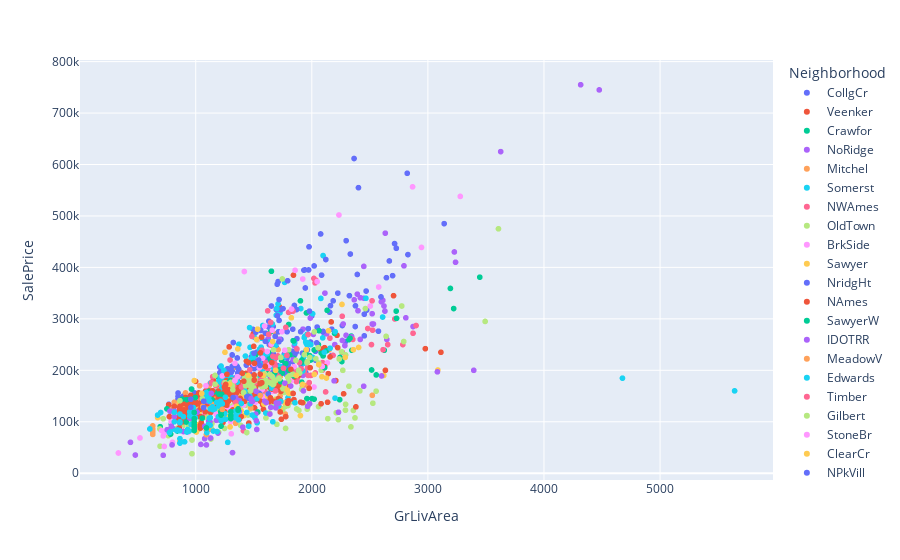

Write notebook code for a chart like this one.
### Markdown cell above
5.5. Постройте диаграмму рассеяния с помощью Plotly express, в которой по оси ОХ GrLivArea, по оси ОУ SalePrice, цвет - Neighborhood и при наведении на точку чтоб выводилась дополнительная информация об id объекта.

### Code cell
fig = px.scatter(df_train
                , x=df_train.GrLivArea
                , y=df_train.SalePrice
                , color='Neighborhood'
                , hover_data=['Id', 'SaleType']
                )
fig.show()

### Figure 1 — Plotly figure (JSON) as saved in the notebook; plotly's stock layout.template omitted (floating-point values rounded to 4 significant figures; data arrays with more than 128 entries replaced by an {"elided": "..."} marker saying what was removed)
{"data": [{"customdata": {"elided": "150x2 mixed values"}, "hovertemplate": "Neighborhood=CollgCr<br>GrLivArea=%{x}<br>SalePrice=%{y}<br>Id=%{customdata[0]}<br>SaleType=%{customdata[1]}<extra></extra>", "legendgroup": "CollgCr", "marker": {"color": "#636efa", "symbol": "circle"}, "mode": "markers", "name": "CollgCr", "showlegend": true, "type": "scattergl", "x": {"elided": "150 int values"}, "xaxis": "x", "y": {"elided": "150 int values"}, "yaxis": "y"}, {"customdata": [[2, "WD"], [54, "WD"], [161, "WD"], [327, "Con"], [401, "WD"], [673, "WD"], [765, "WD"], [850, "WD"], [1156, "WD"], [1165, "WD"], [1254, "WD"]], "hovertemplate": "Neighborhood=Veenker<br>GrLivArea=%{x}<br>SalePrice=%{y}<br>Id=%{customdata[0]}<br>SaleType=%{customdata[1]}<extra></extra>", "legendgroup": "Veenker", "marker": {"color": "#EF553B", "symbol": "circle"}, "mode": "markers", "name": "Veenker", "showlegend": true, "type": "scattergl", "x": [1262, 1842, 1232, 1719, 1288, 1208, 1494, 1855, 1437, 1432, 2167], "xaxis": "x", "y": [181500, 385000, 162500, 324000, 245500, 165000, 270000, 187000, 218000, 194000, 294000], "yaxis": "y"}, {"customdata": [[4, "WD"], [93, "WD"], [114, "COD"], [115, "WD"], [182, "WD"], [191, "WD"], [219, "WD"], [252, "WD"], [300, "WD"], [301, "WD"], [408, "WD"], [418, "WD"], [439, "WD"], [464, "WD"], [504, "WD"], [515, "WD"], [520, "WD"], [530, "WD"], [599, "WD"], [609, "WD"], [658, "WD"], [670, "WD"], [674, "WD"], [727, "WD"], [853, "WD"], [861, "WD"], [908, "WD"], [914, "WD"], [956, "WD"], [967, "WD"], [1013, "WD"], [1035, "WD"], [1060, "WD"], [1076, "CWD"], [1148, "WD"], [1153, "WD"], [1162, "WD"], [1175, "WD"], [1179, "WD"], [1182, "New"], [1236, "WD"], [1245, "WD"], [1269, "WD"], [1275, "WD"], [1302, "WD"], [1311, "WD"], [1344, "WD"], [1406, "WD"], [1420, "WD"], [1441, "WD"], [1458, "WD"]], "hovertemplate": "Neighborhood=Crawfor<br>GrLivArea=%{x}<br>SalePrice=%{y}<br>Id=%{customdata[0]}<br>SaleType=%{customdata[1]}<extra></extra>", "legendgroup": "Crawfor", "marker": {"color": "#00cc96", "symbol": "circle"}, "mode": "markers", "name": "Crawfor", "showlegend": true, "type": "scattergl", "x": [1717, 964, 2259, 2320, 1802, 2727, 1954, 1625, 1152, 1336, 1680, 2624, 694, 1660, 1801, 789, 2080, 2515, 1647, 3194, 1502, 1180, 1839, 1680, 1646, 1426, 2057, 2002, 1958, 1308, 1502, 954, 1991, 1740, 1564, 1811, 1640, 2345, 1343, 1652, 1784, 1517, 3447, 1250, 1494, 1902, 1913, 1646, 1844, 2555, 2340], "xaxis": "x", "y": [140000, 163500, 217000, 259500, 200100, 315000, 311500, 235000, 158500, 157000, 177000, 239000, 90350, 188700, 289000, 96500, 234000, 200624, 217500, 359100, 149000, 137500, 257500, 222000, 164000, 189950, 250000, 145000, 145000, 160000, 165000, 119750, 220000, 219500, 174500, 230000, 224000, 239000, 154900, 392500, 138887, 230000, 381000, 139000, 177500, 335000, 177000, 275000, 223000, 191000, 266500], "yaxis": "y"}, {"customdata": [[5, "WD"], [86, "WD"], [227, "WD"], [232, "WD"], [273, "WD"], [319, "WD"], [360, "WD"], [404, "WD"], [424, "WD"], [497, "WD"], [518, "WD"], [525, "WD"], [542, "WD"], [565, "WD"], [655, "WD"], [662, "WD"], [685, "WD"], [692, "WD"], [719, "WD"], [749, "WD"], [760, "WD"], [764, "WD"], [793, "WD"], [982, "WD"], [991, "WD"], [1033, "WD"], [1058, "WD"], [1106, "WD"], [1170, "WD"], [1176, "WD"], [1183, "WD"], [1188, "WD"], [1257, "WD"], [1303, "WD"], [1313, "WD"], [1314, "WD"], [1323, "WD"], [1354, "WD"], [1374, "WD"], [1418, "WD"], [1427, "WD"]], "hovertemplate": "Neighborhood=NoRidge<br>GrLivArea=%{x}<br>SalePrice=%{y}<br>Id=%{customdata[0]}<br>SaleType=%{customdata[1]}<extra></extra>", "legendgroup": "NoRidge", "marker": {"color": "#ab63fa", "symbol": "circle"}, "mode": "markers", "name": "NoRidge", "showlegend": true, "type": "scattergl", "x": [2198, 2417, 2520, 2794, 2270, 2646, 1924, 2263, 2630, 3228, 2344, 2398, 2285, 2295, 2113, 2448, 1839, 4316, 2418, 1720, 2531, 2365, 2013, 2612, 2392, 2520, 1850, 2622, 3627, 2872, 4476, 1624, 1987, 2526, 2810, 2599, 1923, 3238, 2633, 2450, 2127], "xaxis": "x", "y": [250000, 260000, 290000, 403000, 290000, 260000, 280000, 258000, 315000, 430000, 265000, 315750, 248000, 268000, 350000, 402000, 221000, 755000, 341000, 260400, 290000, 337000, 269790, 336000, 348000, 310000, 248000, 325000, 625000, 285000, 745000, 262000, 301500, 290000, 302000, 333168, 190000, 410000, 466500, 340000, 271000], "yaxis": "y"}, {"customdata": [[6, "WD"], [47, "WD"], [72, "WD"], [82, "WD"], [138, "WD"], [187, "WD"], [202, "WD"], [275, "WD"], [277, "WD"], [296, "WD"], [361, "WD"], [392, "WD"], [421, "WD"], [423, "WD"], [455, "WD"], [484, "WD"], [514, "WD"], [548, "WD"], [562, "WD"], [593, "WD"], [614, "New"], [768, "WD"], [776, "WD"], [780, "WD"], [784, "WD"], [792, "WD"], [818, "WD"], [877, "WD"], [909, "WD"], [941, "WD"], [944, "WD"], [954, "WD"], [985, "COD"], [1009, "WD"], [1049, "WD"], [1132, "Oth"], [1139, "WD"], [1171, "WD"], [1177, "WD"], [1191, "WD"], [1194, "WD"], [1248, "WD"], [1253, "WD"], [1284, "WD"], [1328, "WD"], [1408, "WD"], [1435, "WD"], [1447, "WD"], [1454, "WD"]], "hovertemplate": "Neighborhood=Mitchel<br>GrLivArea=%{x}<br>SalePrice=%{y}<br>Id=%{customdata[0]}<br>SaleType=%{customdata[1]}<extra></extra>", "legendgroup": "Mitchel", "marker": {"color": "#FFA15A", "symbol": "circle"}, "mode": "markers", "name": "Mitchel", "showlegend": true, "type": "scattergl", "x": [1362, 2149, 845, 1337, 1959, 1217, 1279, 816, 1560, 1003, 912, 1961, 1344, 988, 1728, 1216, 1080, 768, 1389, 816, 1120, 1750, 1204, 1004, 1110, 1062, 1689, 1040, 902, 1728, 1632, 1968, 1734, 1710, 1771, 974, 1567, 1118, 923, 1622, 1224, 1034, 874, 1824, 816, 833, 1126, 1188, 1140], "xaxis": "x", "y": [143000, 239686, 129500, 153500, 171000, 173000, 171500, 124500, 201000, 142500, 156000, 215000, 206300, 113000, 188000, 164000, 134000, 129500, 170000, 138000, 147000, 160000, 162000, 135000, 165500, 146800, 271000, 132250, 131000, 150900, 143000, 172000, 126000, 240000, 115000, 93500, 196000, 171000, 119500, 168000, 165000, 169900, 130000, 139000, 130500, 112000, 160000, 157900, 84500], "yaxis": "y"}, {"customdata": {"elided": "86x2 mixed values"}, "hovertemplate": "Neighborhood=Somerst<br>GrLivArea=%{x}<br>SalePrice=%{y}<br>Id=%{customdata[0]}<br>SaleType=%{customdata[1]}<extra></extra>", "legendgroup": "Somerst", "marker": {"color": "#19d3f3", "symbol": "circle"}, "mode": "markers", "name": "Somerst", "showlegend": true, "type": "scattergl", "x": [1694, 1656, 1739, 1563, 1224, 1992, 1458, 1947, 1525, 1726, 1852, 1566, 1728, 1939, 1262, 1468, 1250, 1950, 1959, 2466, 1301, 1550, 2078, 1478, 1590, 1935, 1768, 1218, 1266, 2094, 1392, 1200, 1512, 1929, 1766, 1665, 2097, 1761, 1102, 1391, 1471, 1501, 1547, 1506, 1496, 1428, 1489, 1223, 1200, 1372, 2610, 1709, 1636, 1224, 1905, 1971, 1416, 1428, 1382, 1241, 1576, 1574, 1953, 1247, 1252, 1580, 1250, 1441, 1660, 1314, 1933, 1689, 1553, 1452, 1616, 1352, 1795, 1588, 1573, 1200, 1674, 1958, 1464, 2007, 1578, 1221], "xaxis": "x", "y": [307000, 249700, 172500, 245000, 164500, 250000, 176000, 254900, 177000, 311872, 252678, 262500, 207500, 266000, 185000, 244600, 164700, 239000, 270000, 340000, 187750, 241000, 339750, 222000, 210000, 263435, 226700, 208300, 176000, 263000, 146000, 151000, 168500, 226000, 370878, 205950, 423000, 227875, 148800, 196000, 172500, 179400, 215200, 264132, 225000, 227680, 232600, 147400, 151000, 250580, 303477, 328900, 255000, 173733, 320000, 253000, 155000, 182000, 165000, 199900, 197000, 232000, 252000, 197000, 160000, 235128, 171900, 174000, 290000, 229456, 214000, 248328, 186500, 183900, 232000, 208900, 147000, 227000, 177500, 144152, 216000, 250000, 282922, 310000, 287090, 185000], "yaxis": "y"}, {"customdata": {"elided": "73x2 mixed values"}, "hovertemplate": "Neighborhood=NWAmes<br>GrLivArea=%{x}<br>SalePrice=%{y}<br>Id=%{customdata[0]}<br>SaleType=%{customdata[1]}<extra></extra>", "legendgroup": "NWAmes", "marker": {"color": "#FF6692", "symbol": "circle"}, "mode": "markers", "name": "NWAmes", "showlegend": true, "type": "scattergl", "x": [2090, 1610, 1844, 1586, 1682, 1993, 1552, 1872, 1422, 2263, 1743, 2353, 1472, 1621, 1574, 1602, 1242, 1969, 1484, 2119, 1680, 2183, 1032, 2614, 1790, 1411, 1620, 1935, 1164, 1350, 1178, 2715, 1714, 1342, 1309, 1370, 2654, 1686, 1126, 1978, 1381, 2872, 2030, 1442, 1680, 1665, 1632, 2524, 1523, 1556, 1258, 1601, 1964, 1868, 1876, 1074, 1173, 1868, 1489, 1395, 1724, 1328, 1664, 1334, 1656, 2156, 1920, 2784, 2093, 1416, 1440, 1725, 2073], "xaxis": "x", "y": [200000, 205000, 190000, 181000, 174000, 190000, 179900, 241500, 175500, 235000, 175000, 260000, 187500, 202500, 190000, 215000, 175500, 190000, 175000, 158000, 213250, 229000, 148000, 240000, 165150, 82500, 152000, 197900, 140000, 165000, 157000, 299800, 196500, 161500, 181000, 152000, 250000, 207500, 175000, 176000, 197500, 272000, 195000, 185000, 136905, 227000, 173000, 278000, 180000, 154000, 145000, 157000, 205000, 197500, 185000, 153500, 170000, 178000, 185750, 162000, 197900, 143000, 162900, 167900, 135000, 262500, 170000, 250000, 215000, 179900, 182900, 197000, 210000], "yaxis": "y"}, {"customdata": {"elided": "113x2 mixed values"}, "hovertemplate": "Neighborhood=OldTown<br>GrLivArea=%{x}<br>SalePrice=%{y}<br>Id=%{customdata[0]}<br>SaleType=%{customdata[1]}<extra></extra>", "legendgroup": "OldTown", "marker": {"color": "#B6E880", "symbol": "circle"}, "mode": "markers", "name": "OldTown", "showlegend": true, "type": "scattergl", "x": [1774, 1452, 1710, 747, 1605, 1230, 2291, 1047, 789, 840, 1200, 882, 1616, 1382, 968, 2082, 3608, 1656, 2229, 1310, 1284, 1328, 866, 1440, 1928, 882, 1316, 764, 3493, 1118, 1641, 1163, 720, 1034, 1028, 1389, 1198, 1118, 1183, 813, 1344, 1666, 1131, 1826, 2414, 886, 1960, 1378, 1294, 825, 928, 1795, 2775, 1368, 1750, 1056, 1387, 1774, 792, 1073, 1812, 2554, 1768, 1432, 2640, 1140, 1484, 1652, 901, 2138, 936, 1559, 1539, 1416, 1131, 1869, 968, 1635, 1742, 691, 1022, 1248, 2337, 1103, 1466, 833, 936, 2210, 1111, 1482, 1224, 1130, 1699, 1472, 1690, 2058, 1889, 2372, 1122, 2792, 693, 960, 2358, 1374, 1762, 2526, 1912, 1214, 1363, 2290, 804, 968, 1236], "xaxis": "x", "y": [129900, 113000, 140000, 80000, 107400, 110000, 133900, 100000, 115000, 87000, 125000, 103200, 152000, 128500, 100000, 200000, 475000, 135000, 104000, 112000, 110000, 107000, 110500, 79000, 137000, 97000, 130000, 73000, 295000, 119900, 178000, 126175, 105900, 109000, 115000, 135000, 79900, 116000, 120000, 110000, 98000, 161000, 89471, 155000, 160000, 91300, 124500, 161000, 106250, 125000, 112500, 131500, 325000, 114504, 124000, 144000, 93000, 87000, 109500, 108480, 140000, 159500, 163000, 132000, 265979, 96500, 128000, 139000, 107900, 106000, 93000, 153500, 157500, 153900, 66500, 124900, 37900, 117000, 168000, 86000, 85000, 87000, 90000, 110500, 170000, 117000, 140000, 117500, 116900, 143000, 115000, 120000, 95000, 125000, 144000, 129500, 122000, 107500, 147000, 256000, 52500, 108500, 122000, 105000, 157000, 136000, 163000, 105000, 125500, 122500, 119000, 64500, 149700], "yaxis": "y"}, {"customdata": [[10, "WD"], [16, "WD"], [30, "WD"], [52, "WD"], [78, "WD"], [147, "WD"], [150, "WD"], [185, "WD"], [251, "WD"], [276, "WD"], [290, "WD"], [329, "WD"], [346, "WD"], [362, "WD"], [394, "WD"], [438, "WD"], [443, "WD"], [460, "WD"], [498, "WD"], [523, "WD"], [532, "WD"], [534, "WD"], [547, "WD"], [556, "WD"], [585, "WD"], [587, "WD"], [590, "WD"], [637, "ConLw"], [695, "WD"], [697, "WD"], [711, "WD"], [714, "WD"], [762, "WD"], [808, "WD"], [827, "WD"], [913, "WD"], [936, "WD"], [961, "WD"], [975, "WD"], [977, "WD"], [996, "WD"], [1099, "WD"], [1136, "WD"], [1140, "WD"], [1146, "WD"], [1203, "WD"], [1219, "WD"], [1256, "WD"], [1264, "WD"], [1286, "WD"], [1322, "WD"], [1324, "WD"], [1353, "WD"], [1390, "WD"], [1398, "WD"], [1401, "WD"], [1415, "WD"], [1444, "WD"]], "hovertemplate": "Neighborhood=BrkSide<br>GrLivArea=%{x}<br>SalePrice=%{y}<br>Id=%{customdata[0]}<br>SaleType=%{customdata[1]}<extra></extra>", "legendgroup": "BrkSide", "marker": {"color": "#FF97FF", "symbol": "circle"}, "mode": "markers", "name": "BrkSide", "showlegend": true, "type": "scattergl", "x": [1077, 854, 520, 1176, 1285, 875, 1344, 1252, 1306, 1548, 1396, 2134, 1577, 1505, 788, 904, 1573, 1203, 1820, 1664, 1362, 334, 1635, 1048, 1573, 838, 935, 800, 1539, 616, 729, 960, 1301, 1576, 784, 1015, 747, 858, 2019, 869, 1230, 1324, 986, 1167, 1576, 1348, 912, 1367, 1824, 1412, 720, 708, 1176, 1218, 1513, 1158, 1848, 952], "xaxis": "x", "y": [118000, 132000, 68500, 114500, 127000, 105000, 115000, 127000, 76500, 205000, 153575, 214500, 140200, 145000, 100000, 119000, 162900, 110000, 184000, 159000, 128000, 39300, 210000, 113000, 133000, 130000, 79500, 60000, 141500, 89000, 52000, 129000, 100000, 223500, 109500, 88000, 79900, 116500, 167500, 85500, 121600, 128000, 102000, 144000, 149000, 117000, 80500, 127500, 180500, 132500, 72500, 82500, 134900, 131000, 137500, 120000, 207000, 121000], "yaxis": "y"}, {"customdata": {"elided": "74x2 mixed values"}, "hovertemplate": "Neighborhood=Sawyer<br>GrLivArea=%{x}<br>SalePrice=%{y}<br>Id=%{customdata[0]}<br>SaleType=%{customdata[1]}<extra></extra>", "legendgroup": "Sawyer", "marker": {"color": "#FECB52", "symbol": "circle"}, "mode": "markers", "name": "Sawyer", "showlegend": true, "type": "scattergl", "x": [1040, 912, 1296, 1060, 1228, 955, 1768, 1092, 1721, 1728, 1920, 1696, 912, 1212, 900, 672, 1620, 1400, 864, 970, 999, 899, 1159, 1392, 1320, 860, 1029, 980, 1437, 988, 894, 904, 1479, 1144, 948, 912, 1464, 1386, 858, 894, 1285, 1067, 1701, 1779, 1040, 1039, 1120, 1155, 1683, 1068, 1383, 1236, 902, 1057, 1121, 1271, 1803, 1040, 894, 1601, 1020, 1006, 894, 1258, 1352, 1382, 960, 894, 1902, 1211, 2620, 935, 1416, 913], "xaxis": "x", "y": [129500, 144000, 90000, 154000, 149350, 127000, 136500, 139000, 180000, 125000, 172500, 143900, 125000, 151000, 122000, 108000, 150000, 149500, 62383, 132500, 132500, 130000, 158000, 121500, 164500, 137000, 118500, 135000, 168000, 128500, 138500, 109900, 130500, 131400, 108000, 142000, 175000, 158900, 134900, 142500, 143500, 128000, 171000, 170000, 127000, 131500, 129000, 148000, 172500, 154500, 165000, 135000, 125500, 132000, 139000, 135000, 155000, 133000, 130000, 140000, 94000, 80000, 129000, 108959, 158000, 148000, 145000, 125000, 112000, 134000, 190000, 137000, 112000, 129000], "yaxis": "y"}, {"customdata": {"elided": "77x2 mixed values"}, "hovertemplate": "Neighborhood=NridgHt<br>GrLivArea=%{x}<br>SalePrice=%{y}<br>Id=%{customdata[0]}<br>SaleType=%{customdata[1]}<extra></extra>", "legendgroup": "NridgHt", "marker": {"color": "#636efa", "symbol": "circle"}, "mode": "markers", "name": "NridgHt", "showlegend": true, "type": "scattergl", "x": [2324, 2376, 1600, 1704, 1561, 2452, 1752, 1370, 2473, 1710, 2668, 1541, 2161, 1713, 2392, 1694, 2121, 1314, 1944, 2596, 2468, 1629, 1358, 1684, 1626, 2728, 1869, 2332, 2172, 2402, 1634, 1976, 2643, 1850, 1792, 1368, 2020, 2713, 1717, 2046, 1535, 2042, 2296, 1904, 1828, 1554, 1518, 1362, 1324, 2098, 1973, 3140, 2822, 1358, 2084, 2224, 2364, 2374, 1626, 1940, 1718, 1306, 1364, 2184, 1836, 1734, 1314, 1502, 1702, 1626, 2076, 1405, 1970, 1652, 1368, 1980, 1932], "xaxis": "x", "y": [345000, 325300, 256300, 306000, 277500, 309000, 319900, 202500, 317000, 372402, 412500, 220000, 325624, 274900, 386250, 318000, 415298, 207500, 360000, 342643, 354000, 284000, 207000, 266000, 154000, 437154, 318061, 426000, 280000, 555000, 250000, 440000, 380000, 326000, 374000, 202665, 402861, 446261, 255500, 284000, 214000, 253293, 451950, 275000, 314813, 209500, 274000, 194700, 254000, 275500, 395000, 485000, 582933, 224000, 385000, 350000, 611657, 285000, 173000, 395192, 337500, 196000, 185850, 335000, 280000, 318000, 230000, 233170, 367294, 175500, 465000, 171750, 281000, 325000, 202500, 315000, 394617], "yaxis": "y"}, {"customdata": {"elided": "225x2 mixed values"}, "hovertemplate": "Neighborhood=NAmes<br>GrLivArea=%{x}<br>SalePrice=%{y}<br>Id=%{customdata[0]}<br>SaleType=%{customdata[1]}<extra></extra>", "legendgroup": "NAmes", "marker": {"color": "#EF553B", "symbol": "circle"}, "mode": "markers", "name": "NAmes", "showlegend": true, "type": "scattergl", "x": {"elided": "225 int values"}, "xaxis": "x", "y": {"elided": "225 int values"}, "yaxis": "y"}, {"customdata": [[19, "WD"], [43, "WD"], [61, "New"], [102, "WD"], [103, "WD"], [119, "WD"], [124, "WD"], [149, "WD"], [189, "WD"], [209, "WD"], [238, "WD"], [244, "WD"], [245, "WD"], [253, "WD"], [281, "WD"], [285, "WD"], [307, "WD"], [323, "WD"], [342, "WD"], [373, "WD"], [384, "WD"], [415, "WD"], [427, "WD"], [470, "WD"], [507, "WD"], [569, "WD"], [603, "WD"], [668, "WD"], [681, "WD"], [743, "WD"], [779, "WD"], [782, "WD"], [788, "WD"], [796, "WD"], [828, "WD"], [847, "WD"], [863, "WD"], [870, "WD"], [895, "WD"], [898, "WD"], [919, "WD"], [921, "WD"], [924, "WD"], [937, "WD"], [952, "WD"], [973, "WD"], [1044, "WD"], [1086, "WD"], [1107, "WD"], [1134, "WD"], [1147, "WD"], [1206, "WD"], [1207, "WD"], [1211, "WD"], [1239, "WD"], [1310, "WD"], [1342, "WD"], [1349, "WD"], [1414, "COD"]], "hovertemplate": "Neighborhood=SawyerW<br>GrLivArea=%{x}<br>SalePrice=%{y}<br>Id=%{customdata[0]}<br>SaleType=%{customdata[1]}<extra></extra>", "legendgroup": "SawyerW", "marker": {"color": "#00cc96", "symbol": "circle"}, "mode": "markers", "name": "SawyerW", "showlegend": true, "type": "scattergl", "x": [1114, 884, 1158, 1732, 1535, 3222, 1199, 1080, 1224, 2062, 1744, 1217, 2110, 1640, 1982, 1575, 2243, 2730, 841, 752, 784, 2097, 1644, 1710, 1911, 2132, 1915, 1679, 923, 1349, 2020, 1603, 2084, 1564, 1434, 1775, 1097, 1949, 1535, 2240, 2127, 1721, 1617, 1200, 965, 918, 2329, 996, 1442, 2020, 1298, 2196, 1056, 1845, 1141, 1294, 1114, 1494, 1844], "xaxis": "x", "y": [159000, 144000, 158000, 178000, 118964, 320000, 153900, 141000, 153337, 277000, 194500, 120000, 205000, 173000, 228500, 179200, 225000, 301000, 82000, 125000, 76000, 228000, 275000, 187000, 215000, 316600, 220000, 193500, 143000, 179000, 144000, 175900, 233000, 171000, 189000, 213000, 152000, 236000, 118858, 142953, 238000, 201000, 193000, 184900, 119900, 99500, 262280, 147000, 179900, 239500, 180000, 271900, 107000, 189000, 142500, 179200, 155000, 215000, 257000], "yaxis": "y"}, {"customdata": [[22, "WD"], [31, "WD"], [53, "WD"], [62, "WD"], [89, "ConLD"], [105, "WD"], [109, "WD"], [122, "WD"], [126, "WD"], [269, "WD"], [297, "WD"], [308, "WD"], [326, "WD"], [330, "WD"], [366, "WD"], [399, "WD"], [449, "WD"], [496, "WD"], [558, "COD"], [602, "WD"], [654, "WD"], [706, "WD"], [712, "WD"], [730, "WD"], [802, "WD"], [813, "WD"], [897, "WD"], [917, "WD"], [999, "WD"], [1062, "ConLD"], [1097, "WD"], [1121, "WD"], [1154, "WD"], [1280, "COD"], [1326, "WD"], [1334, "WD"], [1386, "WD"]], "hovertemplate": "Neighborhood=IDOTRR<br>GrLivArea=%{x}<br>SalePrice=%{y}<br>Id=%{customdata[0]}<br>SaleType=%{customdata[1]}<extra></extra>", "legendgroup": "IDOTRR", "marker": {"color": "#ab63fa", "symbol": "circle"}, "mode": "markers", "name": "IDOTRR", "showlegend": true, "type": "scattergl", "x": [1108, 1317, 816, 1111, 1526, 1818, 1517, 1123, 754, 778, 1558, 1406, 803, 1192, 1344, 1077, 1376, 720, 1336, 1375, 1469, 1092, 1178, 1208, 1196, 1044, 951, 480, 1077, 894, 1355, 1012, 816, 1128, 796, 1360, 1154], "xaxis": "x", "y": [139400, 40000, 110000, 101000, 85000, 169500, 115000, 100000, 84500, 120500, 152000, 89500, 87000, 78000, 147000, 67000, 119500, 34900, 108000, 141000, 135000, 55000, 102776, 103000, 109900, 55993, 106500, 35311, 91000, 81000, 127000, 118400, 120500, 68400, 55000, 125500, 125500], "yaxis": "y"}, {"customdata": [[24, "WD"], [76, "WD"], [345, "WD"], [358, "WD"], [435, "WD"], [490, "WD"], [491, "WD"], [615, "WD"], [650, "WD"], [916, "WD"], [1008, "WD"], [1039, "WD"], [1040, "WD"], [1069, "WD"], [1087, "WD"], [1368, "WD"], [1450, "WD"]], "hovertemplate": "Neighborhood=MeadowV<br>GrLivArea=%{x}<br>SalePrice=%{y}<br>Id=%{customdata[0]}<br>SaleType=%{customdata[1]}<extra></extra>", "legendgroup": "MeadowV", "marker": {"color": "#FFA15A", "symbol": "circle"}, "mode": "markers", "name": "MeadowV", "showlegend": true, "type": "scattergl", "x": [1060, 988, 1112, 1142, 630, 630, 1304, 630, 630, 1092, 1092, 1344, 630, 2521, 1092, 1475, 630], "xaxis": "x", "y": [129900, 91000, 85000, 134000, 81000, 86000, 115000, 75500, 84500, 75000, 88000, 97000, 80000, 151400, 83500, 127000, 92000], "yaxis": "y"}, {"customdata": {"elided": "100x2 mixed values"}, "hovertemplate": "Neighborhood=Edwards<br>GrLivArea=%{x}<br>SalePrice=%{y}<br>Id=%{customdata[0]}<br>SaleType=%{customdata[1]}<extra></extra>", "legendgroup": "Edwards", "marker": {"color": "#19d3f3", "symbol": "circle"}, "mode": "markers", "name": "Edwards", "showlegend": true, "type": "scattergl", "x": [1152, 960, 835, 1855, 1125, 1709, 1096, 1355, 2158, 1340, 1709, 1121, 864, 1212, 1487, 1113, 1716, 861, 1111, 1922, 904, 1184, 1125, 1367, 1144, 1276, 1134, 1196, 1440, 1689, 1072, 1214, 4676, 605, 1347, 1126, 996, 1674, 816, 2008, 864, 796, 1094, 1510, 1486, 1181, 1369, 1148, 1470, 1698, 1200, 1529, 1220, 1117, 1250, 1200, 1090, 1393, 1229, 2200, 1440, 980, 894, 1164, 944, 1664, 1132, 845, 1733, 930, 1526, 1456, 1426, 1709, 960, 698, 924, 1466, 2108, 1124, 1221, 672, 1656, 864, 1357, 864, 1072, 5642, 1708, 948, 948, 774, 816, 1604, 864, 1258, 2201, 1346, 1072, 1256], "xaxis": "x", "y": [82000, 94750, 83000, 136900, 155000, 130000, 79000, 127500, 243000, 120000, 130000, 140000, 98000, 186000, 113000, 148000, 131000, 82500, 95000, 198500, 61000, 81000, 125000, 119000, 129000, 60000, 126000, 110000, 118000, 127500, 148000, 140000, 184750, 86000, 107500, 108000, 108000, 185000, 118500, 225000, 67000, 85000, 155000, 108000, 167000, 137500, 103600, 123500, 135000, 320000, 179000, 98000, 102000, 107000, 116000, 130500, 157000, 135500, 135000, 145900, 150000, 127500, 110000, 125000, 82000, 100000, 176000, 84000, 139600, 84900, 144500, 91500, 159500, 137500, 112000, 118000, 80000, 149900, 235000, 93000, 104900, 113000, 165400, 99900, 177000, 115000, 140000, 160000, 130000, 119000, 111000, 79000, 100000, 117000, 58500, 105000, 274970, 112000, 145000, 147500], "yaxis": "y"}, {"customdata": [[42, "WD"], [134, "WD"], [158, "New"], [170, "WD"], [175, "WD"], [314, "WD"], [336, "WD"], [341, "WD"], [430, "WD"], [453, "WD"], [531, "WD"], [541, "WD"], [573, "New"], [586, "New"], [620, "WD"], [693, "WD"], [696, "WD"], [701, "WD"], [732, "WD"], [867, "New"], [882, "WD"], [931, "WD"], [945, "COD"], [948, "WD"], [965, "WD"], [1025, "COD"], [1028, "New"], [1037, "WD"], [1181, "WD"], [1185, "WD"], [1240, "WD"], [1268, "WD"], [1282, "WD"], [1348, "New"], [1376, "New"], [1380, "WD"], [1396, "WD"], [1397, "WD"]], "hovertemplate": "Neighborhood=Timber<br>GrLivArea=%{x}<br>SalePrice=%{y}<br>Id=%{customdata[0]}<br>SaleType=%{customdata[1]}<extra></extra>", "legendgroup": "Timber", "marker": {"color": "#FF6692", "symbol": "circle"}, "mode": "markers", "name": "Timber", "showlegend": true, "type": "scattergl", "x": [1328, 1296, 1968, 1707, 1651, 2036, 1786, 1908, 1412, 1756, 1509, 1838, 1692, 2028, 2262, 2519, 1137, 1800, 1146, 1646, 1717, 1466, 1344, 1629, 1894, 2898, 1646, 1620, 2514, 1572, 1484, 2018, 1339, 1776, 1571, 1394, 2482, 1687], "xaxis": "x", "y": [170000, 220000, 269500, 228000, 184000, 375000, 228950, 202900, 175000, 204000, 175000, 315000, 224500, 369900, 305000, 335000, 176000, 312500, 187500, 248900, 187500, 201000, 137500, 270000, 214900, 287000, 293077, 315500, 250000, 186700, 265900, 378500, 180000, 283463, 239000, 167500, 281213, 160000], "yaxis": "y"}, {"customdata": {"elided": "79x2 mixed values"}, "hovertemplate": "Neighborhood=Gilbert<br>GrLivArea=%{x}<br>SalePrice=%{y}<br>Id=%{customdata[0]}<br>SaleType=%{customdata[1]}<extra></extra>", "legendgroup": "Gilbert", "marker": {"color": "#B6E880", "symbol": "circle"}, "mode": "markers", "name": "Gilbert", "showlegend": true, "type": "scattergl", "x": [1470, 1718, 1474, 1560, 1470, 1430, 2054, 2035, 2462, 1720, 1442, 2267, 1960, 2291, 1511, 864, 1501, 1432, 1638, 1167, 1664, 1800, 1572, 1056, 1340, 1604, 1886, 1456, 1414, 1496, 1446, 1430, 1509, 1936, 1456, 1801, 2256, 1320, 1253, 1895, 1733, 1481, 2320, 1593, 1509, 1670, 1484, 1316, 2236, 2060, 1484, 1472, 1302, 1571, 1498, 2021, 1690, 1658, 1419, 1482, 1530, 1959, 1600, 1671, 1804, 1456, 1863, 1752, 1490, 1166, 1675, 1983, 1632, 1412, 1746, 1593, 1838, 1792, 1647], "xaxis": "x", "y": [177000, 185000, 168500, 174000, 185000, 180000, 244000, 222500, 320000, 183500, 180500, 200000, 216500, 230000, 185000, 141000, 165600, 188500, 192000, 173000, 172400, 179000, 168000, 145000, 181134, 181000, 199900, 172785, 178000, 179665, 175000, 170000, 183200, 230500, 179540, 239900, 236000, 162000, 176000, 194500, 225000, 174000, 169000, 178000, 180000, 240000, 174000, 169990, 222000, 214000, 178900, 160000, 176485, 178000, 187500, 274725, 181000, 188000, 184100, 163900, 259000, 215000, 169000, 173000, 189000, 176000, 219210, 164000, 184000, 190000, 181000, 225000, 176500, 156932, 377500, 193000, 192140, 186500, 175000], "yaxis": "y"}, {"customdata": [[59, "New"], [173, "WD"], [179, "New"], [190, "WD"], [337, "WD"], [379, "New"], [471, "WD"], [475, "WD"], [567, "WD"], [596, "New"], [679, "New"], [686, "WD"], [689, "New"], [703, "New"], [713, "WD"], [721, "WD"], [731, "WD"], [745, "WD"], [770, "WD"], [1018, "COD"], [1047, "New"], [1061, "WD"], [1098, "WD"], [1289, "WD"], [1362, "WD"]], "hovertemplate": "Neighborhood=StoneBr<br>GrLivArea=%{x}<br>SalePrice=%{y}<br>Id=%{customdata[0]}<br>SaleType=%{customdata[1]}<extra></extra>", "legendgroup": "StoneBr", "marker": {"color": "#FF97FF", "symbol": "circle"}, "mode": "markers", "name": "StoneBr", "showlegend": true, "type": "scattergl", "x": [2945, 1767, 2234, 1593, 1922, 1856, 1502, 1652, 2504, 1826, 2046, 2090, 1419, 2576, 1228, 1742, 1616, 1337, 3279, 1360, 2868, 1338, 1088, 1659, 1530], "xaxis": "x", "y": [438780, 239000, 501837, 286000, 377426, 394432, 212000, 251000, 325000, 319000, 372500, 207500, 392000, 361919, 189000, 275000, 236500, 180000, 538000, 187500, 556581, 213500, 170000, 278000, 260000], "yaxis": "y"}, {"customdata": [[70, "WD"], [121, "WD"], [154, "WD"], [167, "COD"], [177, "WD"], [250, "WD"], [272, "WD"], [280, "WD"], [352, "WD"], [359, "WD"], [372, "WD"], [385, "WD"], [452, "WD"], [458, "WD"], [589, "WD"], [683, "WD"], [707, "WD"], [790, "WD"], [801, "WD"], [819, "WD"], [829, "WD"], [849, "WD"], [940, "COD"], [1066, "WD"], [1174, "WD"], [1263, "WD"], [1271, "WD"], [1288, "WD"]], "hovertemplate": "Neighborhood=ClearCr<br>GrLivArea=%{x}<br>SalePrice=%{y}<br>Id=%{customdata[0]}<br>SaleType=%{customdata[1]}<extra></extra>", "legendgroup": "ClearCr", "marker": {"color": "#FECB52", "symbol": "circle"}, "mode": "markers", "name": "ClearCr", "showlegend": true, "type": "scattergl", "x": [2287, 988, 1252, 1867, 2060, 2144, 1363, 2022, 1453, 1352, 1588, 1953, 1533, 1663, 1473, 1291, 1824, 2087, 1688, 1052, 2126, 2358, 2403, 2260, 3086, 1788, 1524, 1582], "xaxis": "x", "y": [225000, 180000, 235000, 190000, 211000, 277000, 241500, 192000, 190000, 130000, 134432, 240000, 280000, 256000, 143000, 173000, 302000, 187500, 200000, 155000, 185000, 240000, 244400, 328000, 200500, 161500, 260000, 190000], "yaxis": "y"}, {"customdata": [[127, "WD"], [196, "WD"], [505, "WD"], [551, "COD"], [676, "WD"], [963, "WD"], [1161, "WD"], [1422, "WD"], [1432, "WD"]], "hovertemplate": "Neighborhood=NPkVill<br>GrLivArea=%{x}<br>SalePrice=%{y}<br>Id=%{customdata[0]}<br>SaleType=%{customdata[1]}<extra></extra>", "legendgroup": "NPkVill", "marker": {"color": "#636efa", "symbol": "circle"}, "mode": "markers", "name": "NPkVill", "showlegend": true, "type": "scattergl", "x": [958, 1456, 1322, 1069, 1441, 1548, 1456, 1069, 958], "xaxis": "x", "y": [128000, 148500, 147000, 140000, 148500, 155000, 146000, 127500, 143750], "yaxis": "y"}, {"customdata": [[220, "New"], [230, "WD"], [386, "WD"], [444, "New"], [466, "WD"], [560, "WD"], [598, "New"], [640, "New"], [791, "WD"], [852, "WD"], [983, "WD"], [1005, "WD"], [1020, "WD"], [1024, "WD"], [1127, "WD"], [1395, "New"], [1416, "WD"]], "hovertemplate": "Neighborhood=Blmngtn<br>GrLivArea=%{x}<br>SalePrice=%{y}<br>Id=%{customdata[0]}<br>SaleType=%{customdata[1]}<extra></extra>", "legendgroup": "Blmngtn", "marker": {"color": "#EF553B", "symbol": "circle"}, "mode": "markers", "name": "Blmngtn", "showlegend": true, "type": "scattergl", "x": [1248, 1555, 1269, 1258, 1414, 1557, 1402, 1567, 1145, 1456, 1266, 1504, 1506, 1504, 1555, 1500, 1569], "xaxis": "x", "y": [167240, 192500, 192000, 172500, 178740, 234000, 194201, 264561, 160200, 215000, 159895, 181000, 213490, 191000, 174000, 246578, 175900], "yaxis": "y"}, {"customdata": [[226, "COD"], [228, "WD"], [233, "WD"], [236, "WD"], [364, "WD"], [431, "COD"], [433, "WD"], [501, "WD"], [656, "WD"], [838, "WD"], [1030, "WD"], [1105, "WD"], [1220, "WD"], [1292, "WD"], [1335, "WD"], [1379, "WD"]], "hovertemplate": "Neighborhood=BrDale<br>GrLivArea=%{x}<br>SalePrice=%{y}<br>Id=%{customdata[0]}<br>SaleType=%{customdata[1]}<extra></extra>", "legendgroup": "BrDale", "marker": {"color": "#00cc96", "symbol": "circle"}, "mode": "markers", "name": "BrDale", "showlegend": true, "type": "scattergl", "x": [1302, 987, 987, 987, 987, 987, 1365, 1218, 1092, 987, 1218, 1302, 1218, 1302, 1365, 987], "xaxis": "x", "y": [112000, 106000, 94500, 89500, 118000, 85400, 122500, 113000, 88000, 100000, 118000, 106000, 91500, 119500, 125000, 83000], "yaxis": "y"}, {"customdata": [[268, "WD"], [292, "WD"], [355, "WD"], [381, "WD"], [407, "WD"], [462, "WD"], [566, "WD"], [577, "WD"], [636, "WD"], [682, "WD"], [800, "WD"], [824, "WD"], [841, "WD"], [884, "WD"], [1010, "WD"], [1031, "WD"], [1032, "WD"], [1093, "WD"], [1101, "WD"], [1131, "WD"], [1235, "WD"], [1285, "WD"], [1361, "WD"], [1377, "WD"], [1400, "WD"]], "hovertemplate": "Neighborhood=SWISU<br>GrLivArea=%{x}<br>SalePrice=%{y}<br>Id=%{customdata[0]}<br>SaleType=%{customdata[1]}<extra></extra>", "legendgroup": "SWISU", "marker": {"color": "#ab63fa", "symbol": "circle"}, "mode": "markers", "name": "SWISU", "showlegend": true, "type": "scattergl", "x": [2192, 1716, 1595, 1691, 1639, 1135, 1647, 1477, 3395, 1520, 1768, 1489, 1482, 2230, 1522, 1928, 3082, 1694, 438, 1981, 1964, 2447, 2601, 790, 1608], "xaxis": "x", "y": [179500, 135900, 140000, 127000, 115000, 155000, 128000, 145000, 200000, 159434, 175000, 139500, 140000, 118500, 102000, 160000, 197000, 136500, 60000, 135000, 130000, 169000, 189000, 91000, 137450], "yaxis": "y"}, {"customdata": [[600, "COD"], [957, "WD"]], "hovertemplate": "Neighborhood=Blueste<br>GrLivArea=%{x}<br>SalePrice=%{y}<br>Id=%{customdata[0]}<br>SaleType=%{customdata[1]}<extra></extra>", "legendgroup": "Blueste", "marker": {"color": "#FFA15A", "symbol": "circle"}, "mode": "markers", "name": "Blueste", "showlegend": true, "type": "scattergl", "x": [1556, 1229], "xaxis": "x", "y": [151000, 124000], "yaxis": "y"}], "layout": {"legend": {"title": {"text": "Neighborhood"}, "tracegroupgap": 0}, "margin": {"t": 60}, "xaxis": {"anchor": "y", "domain": [0, 1], "title": {"text": "GrLivArea"}}, "yaxis": {"anchor": "x", "domain": [0, 1], "title": {"text": "SalePrice"}}}}
